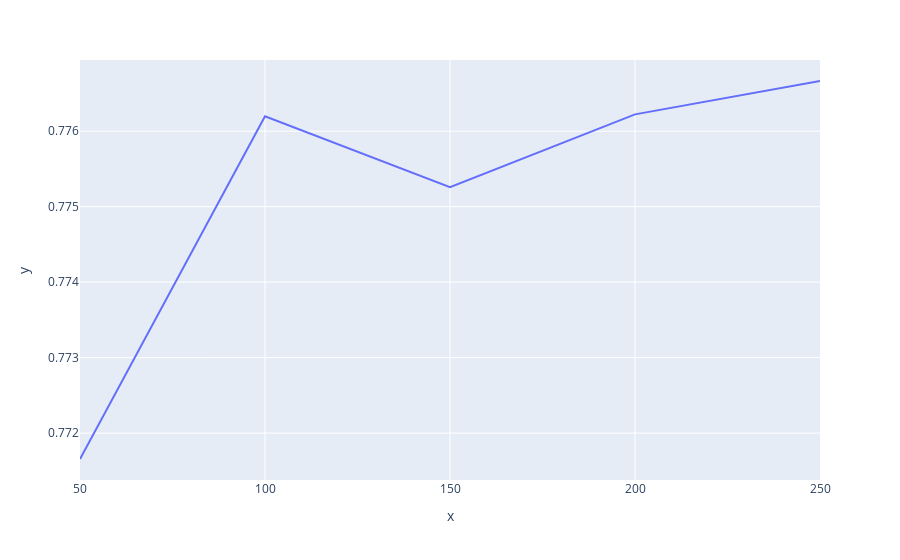

The notebook cell this image was saved under:
### Code cell
px.line(x=estimators, y=scores)

### Figure 1 — Plotly figure (JSON) as saved in the notebook; plotly's stock layout.template omitted (floating-point values rounded to 4 significant figures)
{"data": [{"hovertemplate": "x=%{x}<br>y=%{y}<extra></extra>", "legendgroup": "", "line": {"color": "#636efa", "dash": "solid"}, "mode": "lines", "name": "", "showlegend": false, "type": "scatter", "x": [50, 100, 150, 200, 250], "xaxis": "x", "y": [0.7717, 0.7762, 0.7753, 0.7762, 0.7767], "yaxis": "y"}], "layout": {"autosize": true, "legend": {"tracegroupgap": 0}, "margin": {"t": 60}, "xaxis": {"anchor": "y", "autorange": true, "domain": [0, 1], "range": [50, 250], "title": {"text": "x"}, "type": "linear"}, "yaxis": {"anchor": "x", "autorange": true, "domain": [0, 1], "range": [0.7714, 0.7769], "title": {"text": "y"}, "type": "linear"}}}
